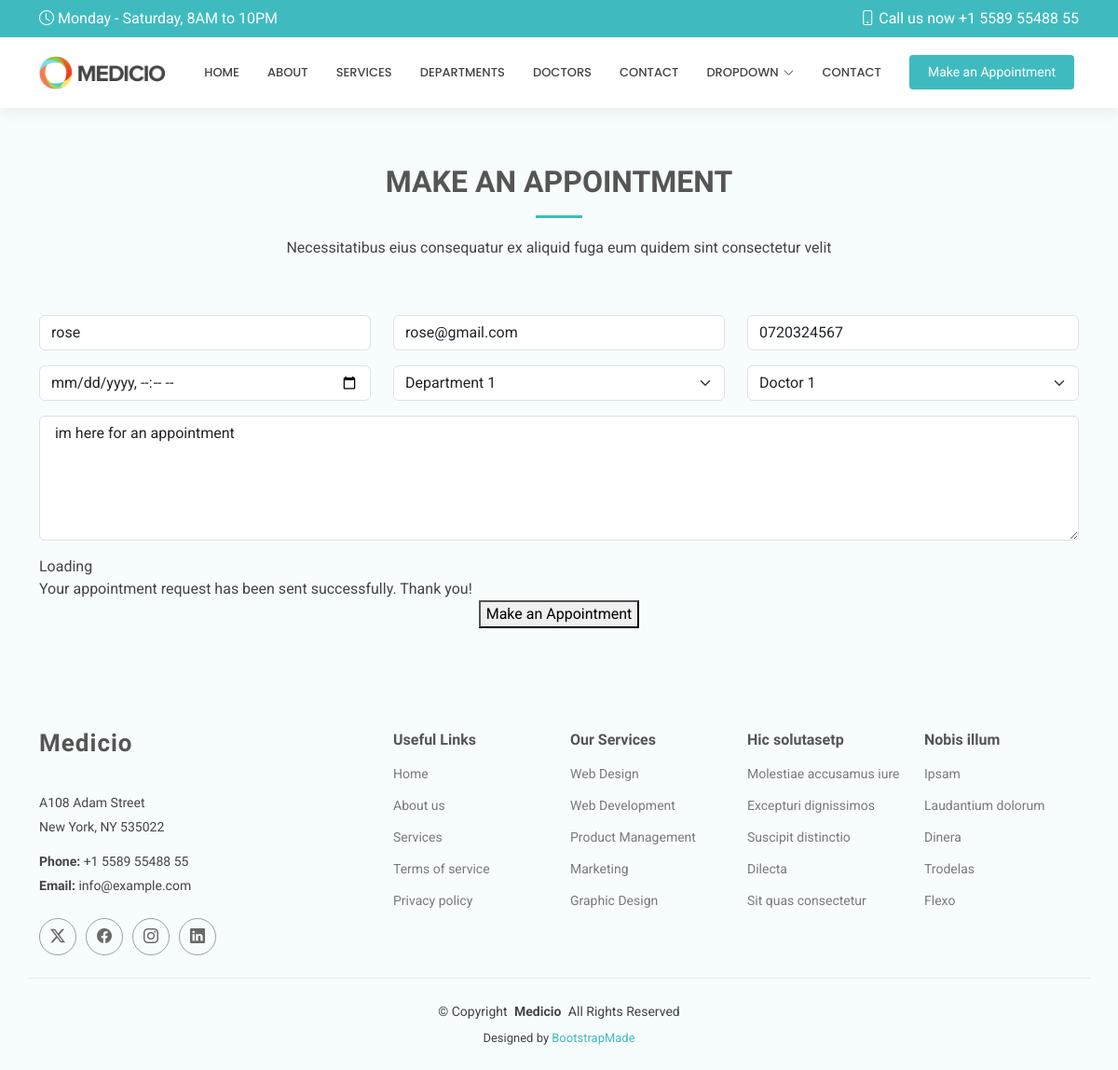
Before: /edit/4 with the older database file.
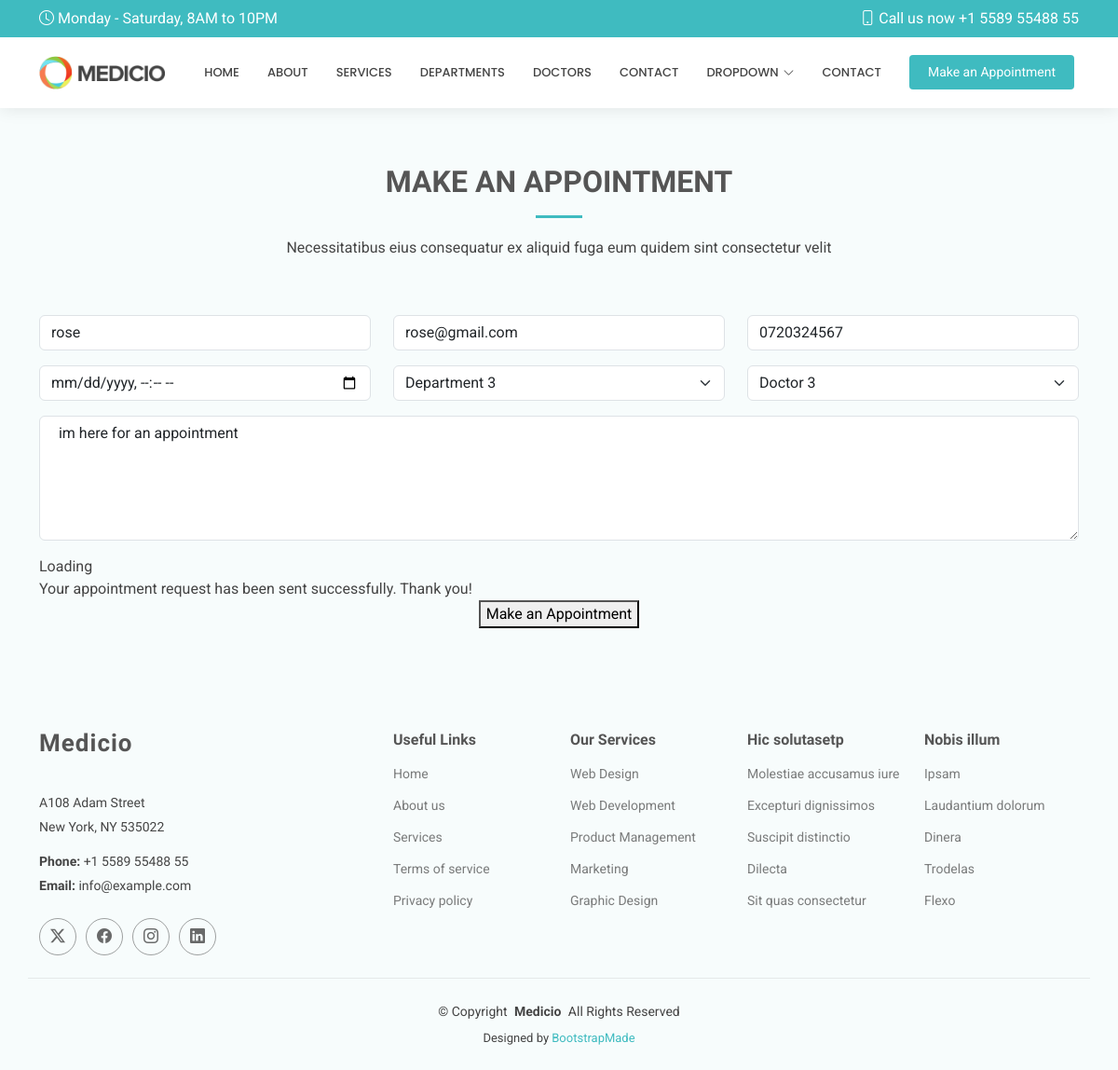
After: the same page with the newer database file.
### hospitalapp/models.py (models this page shows, shortened)
class Appointment(models.Model):
    name = models.CharField(max_length=50)
    email = models.EmailField()
    phone = models.CharField(max_length=15)
    date = models.DateTimeField()
    department = models.CharField(max_length=50)
    doctor = models.CharField(max_length=50)
    message = models.TextField()

### hospitalapp/views.py (the view)
# urls.py: path('edit/<int:id>', views.edit, name='edit'),
def edit(request,id):
    appointment = get_object_or_404(Appointment,id=id)
    if request.method == "POST":
        appointment.name=request.POST.get ('name')
        appointment.email=request.POST .get ('email')
        appointment.phone=request.POST .get ('phone')
        appointment.date=request.POST .get ('date')
        appointment.department=request.POST .get ('department')
        appointment.doctor=request.POST .get ('doctor')
        appointment.message=request.POST .get ('message')
        appointment.save()
        return redirect('/show')
    else:
        return render(request,'edit.html',{'appointment':appointment})

### Templates/edit.html (shortened to what this page needs)
{% extends 'starter-page.html' %}
{% load static %}
{% block content %}
    <section id="appointment" class="appointment section light-background">
      <div class="container section-title" data-aos="fade-up">
        <h2>MAKE AN APPOINTMENT</h2>
        <p>Necessitatibus eius consequatur ex aliquid fuga eum quidem sint consectetur velit </p>
      </div>
      <div class="container" data-aos="fade-up" data-aos-delay="100">
        <form method="post">
          <div class="row">
            <div class="col-md-4 form-group">
              <input type="text" value="{{ appointment.name }}" name="name" class="form-control" id="name" placeholder="Your Name" required="">
            </div>
            <div class="col-md-4 form-group mt-3 mt-md-0">
              <input type="email" value="{{ appointment.email }}" class="form-control" name="email" id="email" placeholder="Your Email" required="">
            </div>
            <div class="col-md-4 form-group mt-3 mt-md-0">
              <input type="tel" value="{{ appointment.phone }}" class="form-control" name="phone" id="phone" placeholder="Your Phone" required="">
            </div>
          </div>
          <div class="row">
            <div class="col-md-4 form-group mt-3">
              <input type="datetime-local" name="date" class="form-control datepicker" id="date" placeholder="Appointment Date" required="">
            </div>
            <div class="col-md-4 form-group mt-3">
              <select name="department" id="department" class="form-select" required="">
                <option value="Department 1" {% if appointment.department == "Department 1" %}selected {% endif %} >Department 1</option>
                  <option value="Department 3" {% if appointment.department == "Department 3" %} selected  {% endif %}>Department 3</option>
              </select>
            </div>
            <div class="col-md-4 form-group mt-3">
              <select name="doctor" id="doctor" class="form-select" required="">
                <option value="Doctor 1"{% if appointment.doctor == "Doctor 1" %} selected  {% endif %}>Doctor 1</option>
                <option value="Doctor 3"{% if appointment.doctor == "Doctor 3" %} selected  {% endif %}>Doctor 3</option>
              </select>
            </div>
          </div>
          <div class="form-group mt-3">
            <textarea class="form-control" name="message" rows="5" placeholder="Message (Optional)"> {{ appointment.message }}</textarea>
          </div>
          <div class="mt-3">
            <div class="loading">Loading</div>
            <div class="sent-message">Your appointment request has been sent successfully. Thank you!</div>
            <div class="text-center"><button type="submit">Make an Appointment</button></div>
          </div>
        </form>
      </div>
    </section>
{% endblock %}

Changed rows visible on the page:
changed Appointment "rose": department "Department 1" → "Department 3"; doctor "Doctor 1" → "Doctor 3"
